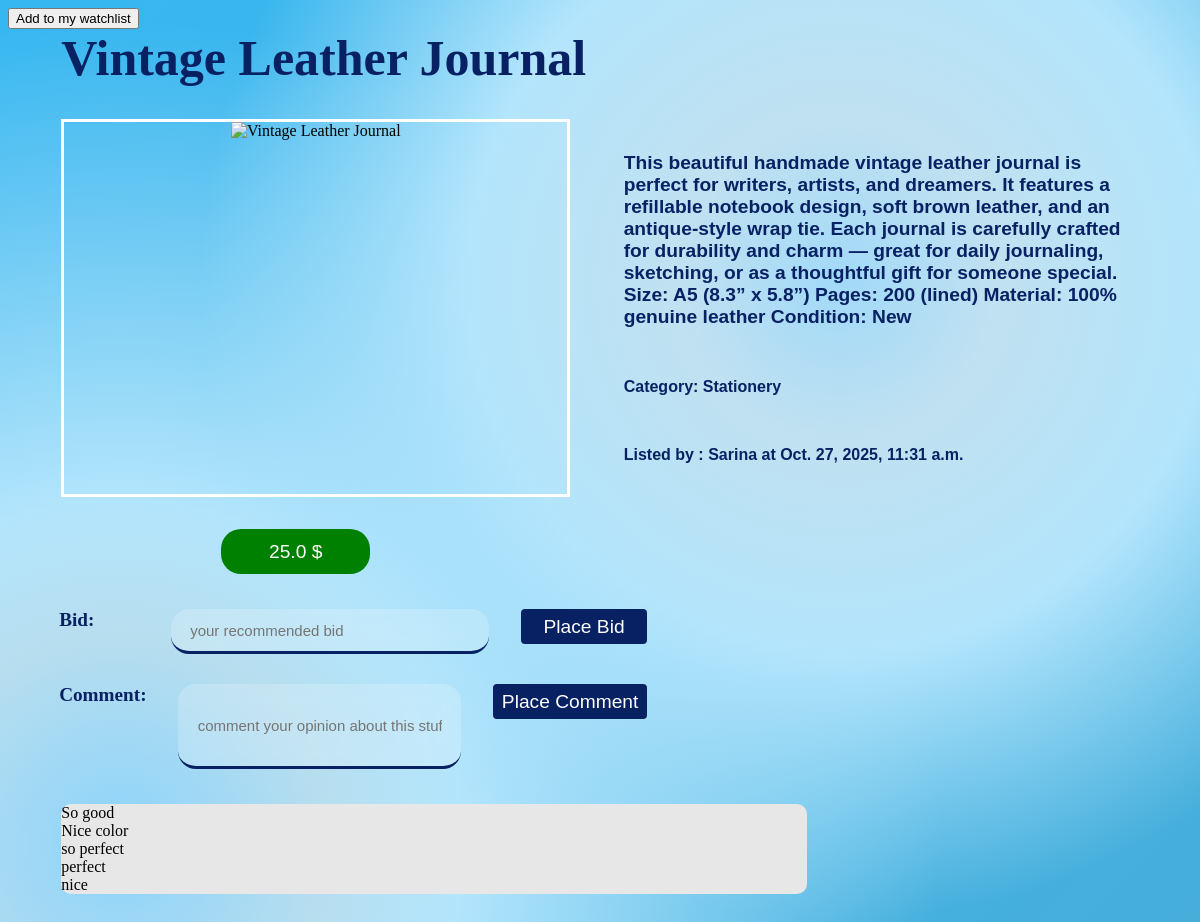
/auctions/6/Vintage Leather Journal, run on the app's committed database.
### auctions/models.py (models this page shows, shortened)
class List_Auctions(models.Model):
    user = models.ForeignKey(User, on_delete=models.CASCADE, related_name='List_Auctions')
    title = models.CharField(max_length=100)
    description = models.TextField()
    start_bid = models.FloatField()
    photo = models.URLField(max_length=500, blank=True, null=True)
    photo_file = models.ImageField(upload_to='auction_photos/', blank=True, null=True)
    category = models.CharField(max_length=100, blank=True, null=True)
    start_date = models.DateTimeField()
    end_date = models.DateTimeField(blank=True, null=True)
    active = models.BooleanField(default=True)

class User(AbstractUser):
    pass

class Comment(models.Model):
    user = models.ForeignKey(User, on_delete=models.SET_NULL, related_name='Comments', null=True, blank=True)
    author_name = models.CharField(max_length=100)
    auction = models.ForeignKey(List_Auctions, on_delete=models.CASCADE, related_name='Comments', blank=True, null=True)
    text = models.TextField()
    written_at = models.DateTimeField()

### auctions/views.py (the view)
# urls.py: path("auctions/<int:auction_id>/<str:auction_title>", views.show_auctions, name="show_auctions"),
def show_auctions(request, auction_id, auction_title):
    owner_of_auction = False
    in_watchlist_items = False
    requested_auction = List_Auctions.objects.get(pk=auction_id, title=auction_title)
    if request.user.is_authenticated:
        if request.user == requested_auction.user:
            owner_of_auction = True
        watchlist = Watchlist.objects.get(user=request.user)
        if requested_auction.Watchlist_Items.filter(watchlist=watchlist, auction=requested_auction).exists():
            in_watchlist_items = True
    return render(request, 'auctions/auction.html',
                  {"requested_auction": requested_auction,
                   "owner_of_auction": owner_of_auction,
                   "in_watchlist_items": in_watchlist_items})

### auctions/templates/auctions/auction.html (shortened to what this page needs)
{% load static %}
<!DOCTYPE html>
<html lang="en" xmlns="http://www.w3.org/1999/html">
<head>
    <link rel="stylesheet" href="{% static 'auctions/auction_page.css' %}">
</head>
<body>
<form class="watchlist_link_container" action="{% url 'watchlist_add_or_delete' requested_auction.id %}" method="POST">
    {% if in_watchlist_items %}
        <input class="remove_from_watchlist" type="submit" value="Remove from my watchlist">
    {% else %}
        <input class="add_to_watchlist" type="submit" value="Add to my watchlist">
    {% endif %}
</form>
<div class="auction_info">
    <div class="title">{{ requested_auction.title }}</div>
    <div class="photo_and_desc_container">
        <div class="photo"><img src="{{ requested_auction.photo }}" alt="{{ requested_auction.title }}"></div>
        <div class="category_and_description">
            <div class="description">{{ requested_auction.description }}</div>
            {% if requested_auction.category is not None %}
                <div class="category">Category: {{ requested_auction.category }}</div>
            {% endif %}
            <div class="auction_user_and_time">Listed by : {{ requested_auction.user }}
                at {{ requested_auction.start_date }}
            </div>
        </div>
    </div>
    <div class="current_bid"><p class="money">{{ requested_auction.start_bid }} $</p></div>
    {% if requested_auction.active %}
        <div class="auction_bid_and_comment">
            <form class="bid_container" action="{% url 'place_bid' requested_auction.id %}" method="POST">
                <label class="labels_bid_comment" for="bid">Bid: </label>
                <input class="bid" type="number" placeholder="your recommended bid" name="bid">
                <input class="place_button" type="submit" value="Place Bid" name="placing_bid">
            </form>
            <form class="comment_container" action="{% url 'place_comment' requested_auction.id %}" method="POST">
                <label class="labels_bid_comment" for="comment">Comment: </label>
                <input class="comment" type="text" placeholder="comment your opinion about this stuff" name="comment">
                <input class="place_button" type="submit" value="Place Comment" name="placing_comment">
            </form>
        </div>
    {% else %}
        <div class="not_allowed_container">It is sold {{ requested_auction.start_bid }} $</div>
    {% endif %}
    <div class="auction_comments">
        {% if requested_auction.Comments.all %}
            {% for comment in requested_auction.Comments.all %}
                <div class="each_comment">{{ comment.text }}</div>
            {% endfor %}
        {% else %}
            <div class="no_comments">No comment</div>
        {% endif %}
    </div>
</div>
</body>
</html>

### auctions/static/auctions/auction_page.css (style rules this page uses)
.photo_and_desc_container { display: flex; flex-direction: row; justify-content: flex-start; align-items: center; gap: 5%; width: 100%; height: 100%; margin-left: 5%; }
.auction_info { text-align: center; display: flex; flex-direction: column; justify-content: center; align-items: flex-start; height: 900px; gap: 35px; width: 90%; }
.photo { border: white solid; width: 100%; height: 100%; }
.title { font-family: Arial sans-serif; font-weight: bolder; font-size: 50px; margin-left: 5%; color: #082163; }
.description { text-align: left; width: 100%; height: auto; font-size: larger; }
.category_and_description { display: flex; flex-direction: column; justify-content: center; height: 100%; align-items: flex-start; width: 100%; color: #082163; font-family: Arial, sans-serif; gap: 50px; font-weight: bolder; }
.bid, .comment { background: rgba(255, 255, 255, 0.2); backdrop-filter: blur(10px); }
.bid, .comment { width: 70%; font-family: Arial, sans-serif; text-align: start; padding-left: 3%; padding-right: 3%; font-size: 15px; border-top: none; border-right: none; border-left: none; border-bottom: #082163 solid; border-radius: 18px; color: #082163; }
.bid_container, .comment_container { display: flex; flex-direction: row; justify-content: center; align-items: flex-start; gap: 5%; width: 60%; text-align: start; }
.current_bid { margin-left: 20%; background-color: green; width: 14%; height: 5%; display: flex; flex-direction: row; justify-content: flex-start; align-items: center; color: white; font-size: larger; font-family: Arial, sans-serif; border-radius: 20px; }
.money { display: flex; flex-direction: row; justify-content: center; align-items: center; width: 100%; }
.labels_bid_comment { display: flex; flex-direction: row; justify-content: flex-start; align-items: flex-start; margin-left: 8%; color: #082163; font-weight: bolder; font-size: larger; width: 20%; }
.auction_bid_and_comment { display: flex; flex-direction: column; justify-content: flex-start; align-items: flex-start; gap: 30px; height: 30%; width: 100%; }
.place_button { background-color: #082163; border-radius: 4px; width: 30%; height: 35px; color: white; font-size: larger; font-family: Arial, sans-serif; border: #082163 solid; }
.comment { height: 80px; }
.bid { height: 40px; }
.auction_comments { width: 70%; display: flex; flex-direction: column; justify-content: flex-start; align-items: flex-start; background-color: #e8e7e7; height: 20%; border-radius: 10px; margin-left: 5%; }
.comment, .bid { background: rgba(255, 255, 255, 0.2); backdrop-filter: blur(10px); }
body { background: radial-gradient(circle at 70% 30%, #a1d9f8 0%, #c0e1f1 15%, #b3e5fc 35%, transparent 60%), radial-gradient(circle at 10% 90%, #8cd3fa 0%, #b7deef 15%, #b3e5fc 25%, transparent 60%), linear-gradient(135deg, #36b7f1, #47aeda); display: flex; flex-direction: column; justify-content: center; align-items: flex-start; }

### data on the page
List_Auctions: title "Vintage Leather Journal", description "This beautiful handmade vintage leather journal is perfect for writers, artists, and dreamers. It features a refillable notebook design, soft brown leather, and an antique-style wrap tie. Each journal is carefully crafted for durability and charm — great for daily journaling, sketching, or as a thoughtful gift for someone special. Size: A5 (8.3” x 5.8”) Pages: 200 (lined) Material: 100% genuine leather Condition: New", category "Stationery", user "Sarina", start_date "Oct. 27, 2025, 11:31 a.m.", start_bid "25.0"
Comment: text "So good"
Comment: text "Nice color"
Comment: text "so perfect"
Comment: text "perfect"
Comment: text "nice"
